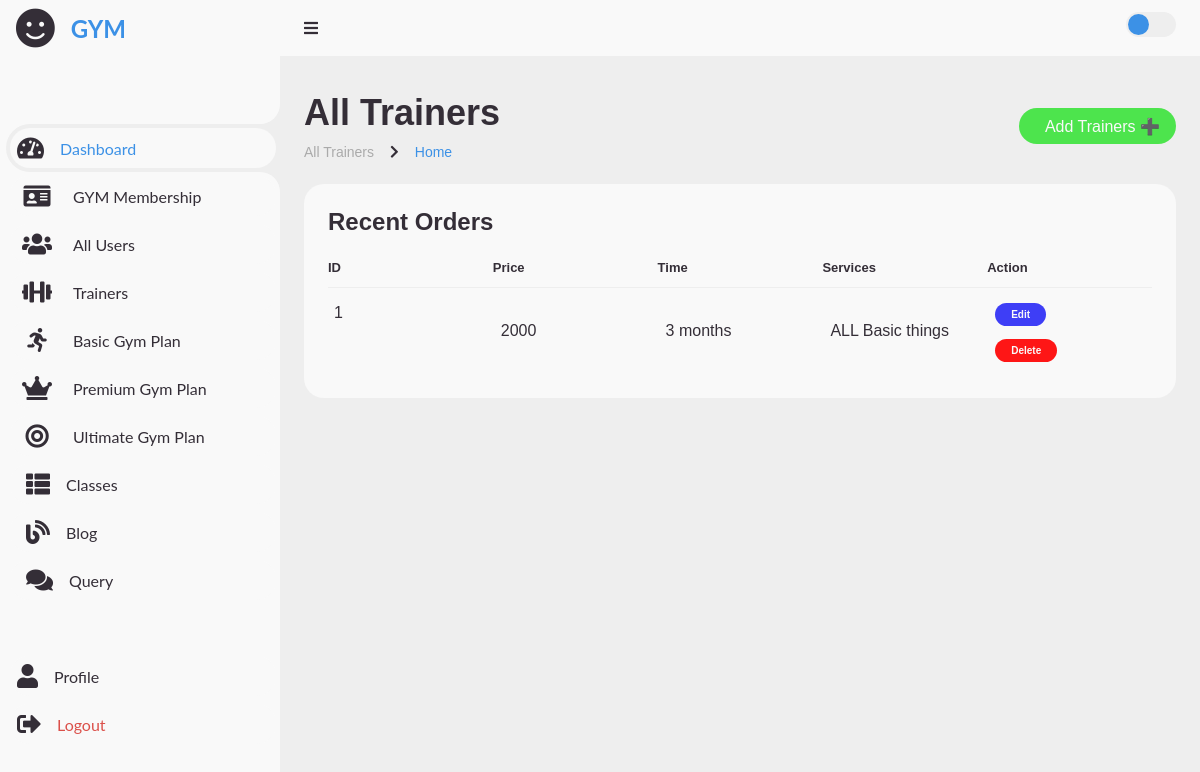
The app's page /admin/ultimate_plan_display.php (signed in) with its own data.
### tables this page shows
CREATE TABLE `gym_ultimate_plan` (
  `id` int(100) NOT NULL,
  `price` varchar(100) NOT NULL,
  `months` varchar(100) NOT NULL,
  `selectservices` varchar(255) NOT NULL
);

### admin/ultimate_plan_display.php (the view, shortened to what this page needs)
<?php
include_once "../config/dbconnect.php";
?>
<?php include './shortcuts/admin_header.php'; ?>
<main>
  <div class="head-title">
    <div class="left">
      <h1>All Trainers</h1>
      <ul class="breadcrumb">
        <li><a href="#">All Trainers</a></li>
        <li><i class='fas fa-chevron-right'></i></li>
        <li><a class="active" href="admin_home.php">Home</a></li>
      </ul>
    </div>
    <a href="add_trainers_member.php" class="btn-download">
      <span class="text">Add Trainers ➕</span>
    </a>
  </div>
  <div class="table-data">
    <div class="order">
      <div class="head">
        <h3>Recent Orders</h3>
      </div>
      <table>
        <thead>
          <tr>
            <th>ID</th>
            <th>Price</th>
            <th>Time</th>
            <th>Services</th>
            <th>Action</th>
          </tr>
        </thead>
        <tbody>
          <?php
          $query = "SELECT * FROM gym_ultimate_plan";
          $query_run = mysqli_query($conn, $query);
          if (mysqli_num_rows($query_run) > 0) {
            foreach ($query_run as $row) {
          ?>
              <tr>
                <td><?php echo $row['id']; ?></td>
                <td><?php echo $row['price']; ?></td>
                <td><?php echo $row['months']; ?></td>
                <td><?php echo $row['selectservices']; ?></td>
                <td>
                  <a href="edit_ultimate_plan.php?id=<?= $row['id'] ?>" class="status btn-bg-color-edit">Edit</a><br><br>
                  <a href="delete_premium_plan.php?id=<?= $row['id'] ?>" class="status btn-bg-color-delete" onclick="return confirm('Are you sure you want to delete this user?');">Delete</a>
                </td>
              <?php
            }
          } else {
              ?>
              <tr>
                <td>no record found</td>
              </tr>
            <?php
          }
            ?>
        </tbody>
      </table>
    </div>
  </div>
</main>
</section>
</body>
</html>

### admin/css/style.css (style rules this page uses)
* { margin: 0; padding: 0; box-sizing: border-box; }
a { text-decoration: none; }
li { list-style: none; }
:root { --poppins: 'Poppins', sans-serif; --lato: 'Lato', sans-serif; --light: #F9F9F9; --blue: #3C91E6; --light-blue: #CFE8FF; --grey: #eee; --dark-grey: #AAAAAA; --dark: #342E37; --red: #DB504A; --yellow: #FFCE26; --light-yellow: #FFF2C6; --orange: #FD7238; --light-orange: #FFE0D3; }
html { overflow-x: hidden; }
body { background: var(--grey); overflow-x: hidden; }
.fas { color: var(--dark); }
.head-title h1 { font-size: 28px; margin-bottom: 20px; }
.breadcrumb { list-style: none; padding: 0; margin: 0; }
.breadcrumb li { display: inline; font-size: 14px; color: #666; }
#content main { width: 100%; padding: 36px 24px; font-family: var(--poppins); max-height: calc(100vh - 56px); overflow-y: auto; }
#content main .head-title { display: flex; align-items: center; justify-content: space-between; gap: 16px; flex-wrap: wrap; }
#content main .head-title .left h1 { font-size: 36px; font-weight: 600; margin-bottom: 10px; color: var(--dark); }
#content main .head-title .left .breadcrumb { display: flex; align-items: center; gap: 16px; }
#content main .head-title .left .breadcrumb li { color: var(--dark); }
#content main .head-title .left .breadcrumb li a { color: var(--dark-grey); pointer-events: none; }
#content main .head-title .left .breadcrumb li a.active { color: var(--blue); pointer-events: unset; }
#content main .head-title .btn-download { height: 36px; padding: 0 16px; border-radius: 36px; background: rgb(77, 228, 77); color: var(--light); display: flex; justify-content: center; align-items: center; gap: 10px; font-weight: 500; }
#content main .table-data { display: flex; flex-wrap: wrap; gap: 24px; margin-top: 24px; width: 100%; color: var(--dark); }
#content main .table-data>div { border-radius: 20px; background: var(--light); padding: 24px; overflow-x: auto; }
#content main .table-data .head { display: flex; align-items: center; gap: 16px; margin-bottom: 24px; }
#content main .table-data .head h3 { margin-right: auto; font-size: 24px; font-weight: 600; }
#content main .table-data .order { flex-grow: 1; flex-basis: 500px; }
#content main .table-data .order table { width: 100%; border-collapse: collapse; table-layout: fixed; }
#content main .table-data .order table th { padding-bottom: 12px; font-size: 13px; text-align: left; border-bottom: 1px solid var(--grey); }
#content main .table-data .order table td { padding: 16px 8px; word-wrap: break-word; overflow-wrap: break-word; white-space: normal; }
#content main .table-data .order table tr td:first-child { display: flex; align-items: center; gap: 12px; padding-left: 6px; }
.btn-bg-color-edit { background-color: rgb(62, 62, 246); }
.btn-bg-color-delete { background-color: rgb(254, 22, 22); }
#content main .table-data .order table tr td .status { font-size: 10px; padding: 6px 16px; color: var(--light); border-radius: 20px; font-weight: 700; }

### records on screen
gym_ultimate_plan: id "1", price "2000", months "3 months", selectservices "ALL Basic things"
